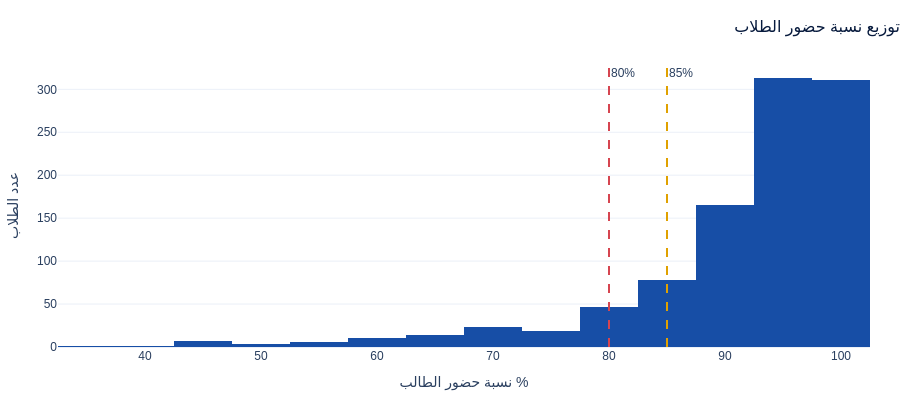

Here is the notebook cell this chart was saved with:
### Code cell
show(11)

### Figure 1 — Plotly figure (JSON) as saved in the notebook; plotly's stock layout.template omitted (floating-point values rounded to 4 significant figures; data arrays with more than 128 entries replaced by an {"elided": "..."} marker saying what was removed)
{"data": [{"marker": {"color": "#174EA6"}, "nbinsx": 30, "type": "histogram", "x": {"elided": "1000 float values"}}], "layout": {"annotations": [{"showarrow": false, "text": "80%", "x": 80, "xanchor": "left", "xref": "x", "y": 1, "yanchor": "top", "yref": "y domain"}, {"showarrow": false, "text": "85%", "x": 85, "xanchor": "left", "xref": "x", "y": 1, "yanchor": "top", "yref": "y domain"}], "colorway": ["#174EA6", "#2FB89A", "#E0A100", "#D64550", "#0D2A5E", "#00B8E6", "#8A97AB"], "font": {"family": "IBM Plex Sans Arabic, Tahoma, Arial, sans-serif", "size": 12}, "height": 400, "hoverlabel": {"font": {"family": "IBM Plex Sans Arabic, Tahoma, Arial, sans-serif"}}, "legend": {"orientation": "h", "x": 1, "xanchor": "right", "y": -0.18}, "margin": {"b": 50, "l": 50, "r": 30, "t": 64}, "shapes": [{"line": {"color": "#D64550", "dash": "dash"}, "type": "line", "x0": 80, "x1": 80, "xref": "x", "y0": 0, "y1": 1, "yref": "y domain"}, {"line": {"color": "#E0A100", "dash": "dash"}, "type": "line", "x0": 85, "x1": 85, "xref": "x", "y0": 0, "y1": 1, "yref": "y domain"}], "showlegend": false, "title": {"font": {"color": "#071A3D", "size": 16}, "text": "توزيع نسبة حضور الطلاب", "x": 1, "xanchor": "right"}, "xaxis": {"title": {"text": "نسبة حضور الطالب %"}}, "yaxis": {"title": {"text": "عدد الطلاب"}}}}
